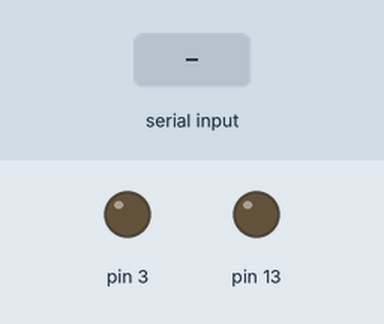
Bench run of a sketch on a simulated Arduino Uno, built with avr-gcc and run on an emulated ATmega328P. Parts: output pins drawn as LEDs (lit = HIGH). The test bench sets the inputs (shaded band).

Above: at 1.2 s.
1.3 s: "1" received over Serial
At 1.46 s:
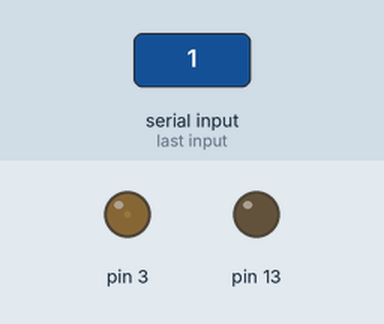
3.1 s: "A" received over Serial
At 3.4 s:
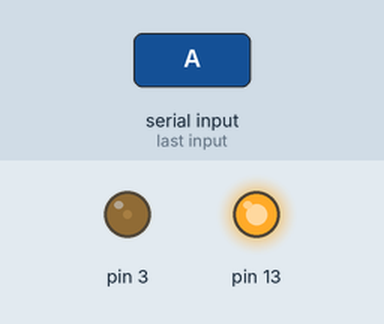
4.6 s: "2" received over Serial
At 7.2 s:
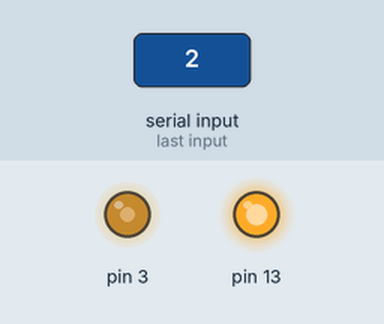
7.6 s: "B" received over Serial
At 8.0 s:
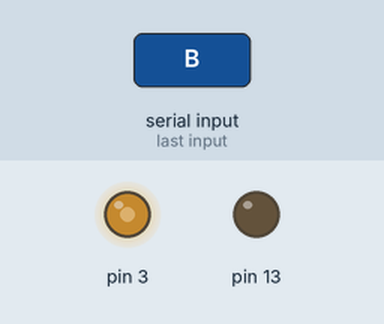
9.1 s: "3" received over Serial
At 11.8 s:
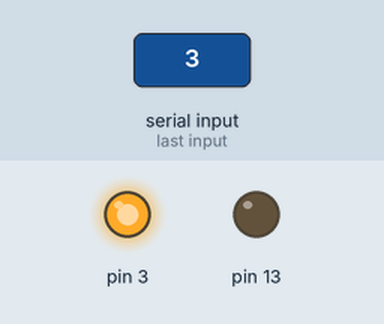
12.1 s: "A" received over Serial
At 12.7 s:
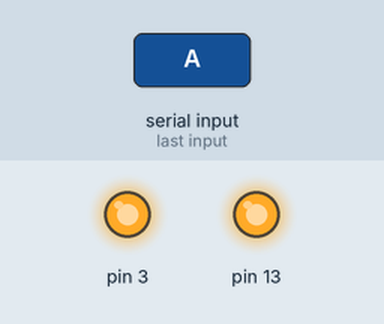
Timing chart, 0 to 14.6 s (numbered marks = the images above; inputs shaded):
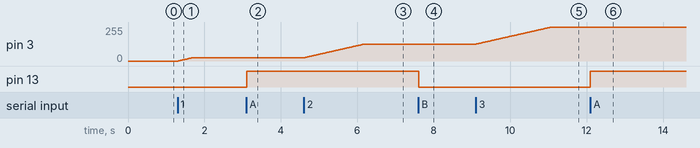

Measured:
- after the input at 1.3 s, pin 3: moves from 0/255 to 25/255 over 0.37 s, starting at once
- after the input at 3.1 s, pin 13: LOW → HIGH at once
- after the input at 4.6 s, pin 3: moves from 25/255 to 127/255 over 1.6 s, starting at once
- after the input at 7.6 s, pin 13: HIGH → LOW at once
- after the input at 9.1 s, pin 3: moves from 127/255 to 255/255 over 2.0 s, starting at once
- after the input at 12.1 s, pin 13: LOW → HIGH at once

The sketch:

multitarea.ino
```cpp
/*Implementación de un sistema multitarea
Metodología:
Loop infinito
Llamado consecutivo de tareas (funciones "run")
Cambio de contexto por interrupción
*/

#include "led.h"
#include "led2.h"
#include "adc.h"

void setup(){
  Serial.begin(9600);
  // tareaInit();
  ledBegin(13);
  led2Begin(3);
  adcBegin(0);
}

void loop(){
  // tareaRun();
  ledRun();
  led2Run();
}

void serialEvent(){
  switch(Serial.read()){
    case 'A':
      ledOn();
      break;
    case 'B':
      ledOff();
      break;
    case 'C':
      getAdc();
      break;
    case '1':
      led2SetDutyCicle(10);
      led2On();
      break;
    case '2':
      led2SetDutyCicle(50);
      led2On();
      break;
    case '3':
      led2SetDutyCicle(100);
      led2On();
      break;
    default:
      break;
  }
}
```

adc.cpp
```cpp
#include "adc.h"

#define  ADC_ESTADO_WAIT  0
#define  ADC_ESTADO_CONVIERTE  1
#define  ADC_ESTADO_ENVIA      2

// parametro
byte adcPin;
float voltaje;
byte adcEstado;

void adcBegin(byte arg_pin){
  adcPin = arg_pin;
  adcEstado =  ADC_ESTADO_WAIT;
}

void adcRun(void){
  switch(adcEstado){
    case ADC_ESTADO_WAIT:
      break;
    case ADC_ESTADO_CONVIERTE:
      voltaje = (float)(analogRead(adcPin)*5.0)/1023;

      adcEstado = ADC_ESTADO_ENVIA;
      break;
    case ADC_ESTADO_ENVIA:
      Serial.print("V= ");
      Serial.print(voltaje);
      Serial.println(" v");

      adcEstado = ADC_ESTADO_WAIT;
      break;
    default:
      break;
  }
}

void getAdc(void){
  adcEstado = ADC_ESTADO_CONVIERTE;
}
```

adc.h
```cpp
#include <arduino.h>

void adcBegin(byte arg_pin);
void adcRun(void);
void getAdc(void);
```

led.cpp
```cpp
// led.cpp
#include "led.h"

// Definición de estados
#define LED_ESTADO_WAIT  0
#define LED_ESTADO_ON    1
#define LED_ESTADO_OFF   2

// parámetros
byte ledPin;
byte ledEstado;

void ledBegin(byte arg_pin){
  ledPin = arg_pin;
  pinMode(ledPin,OUTPUT);
  digitalWrite(ledPin,LOW);

  // IMPORTANTE: inicializar la variable de estado
  ledEstado = LED_ESTADO_WAIT;
}

// Máquina de estados
void ledRun(void){
  switch(ledEstado){
    case LED_ESTADO_WAIT:
      break;
    case LED_ESTADO_ON:
      // algoritmo de la funcionalidad
      digitalWrite(ledPin,HIGH);
      ledEstado = LED_ESTADO_WAIT;
      break;
    case LED_ESTADO_OFF:
      // algoritmo de la funcionalidad
      digitalWrite(ledPin,LOW);
      ledEstado = LED_ESTADO_WAIT;
      break;
    default:
      //
      break;
  }
}

void ledOn(void){
  ledEstado = LED_ESTADO_ON;
}

void ledOff(void){
  ledEstado = LED_ESTADO_OFF;
}
```

led.h
```cpp
// led.h
#include <Arduino.h>

void ledBegin(byte arg_pin);
void ledRun(void);

void ledOn(void);
void ledOff(void);
```

led2.cpp
```cpp
// led.cpp
#include "led2.h"

// Definición de estados
#define LED2_ESTADO_WAIT  0
#define LED2_ESTADO_ON    1
#define LED2_ESTADO_ON    1
#define LED2_ESTADO_OFF   2

// parámetros
byte led2Pin;
byte led2DutyCicle;
byte led2DutyCicleFinal;
signed int delta;

// variables
unsigned int contador; // 0 32 000
#define CNT_MAX 1000

byte led2Estado;

void led2Begin(byte arg_pin){
  led2Pin = arg_pin;
  pinMode(led2Pin,OUTPUT);
  digitalWrite(led2Pin,LOW);

  // IMPORTANTE: inicializar la variable de estado
  led2Estado = LED2_ESTADO_WAIT;
  led2DutyCicle = 0;
}

// Máquina de estados
void led2Run(void){
  switch(led2Estado){
    case LED2_ESTADO_WAIT:
      break;
    case LED2_ESTADO_ON:
      contador++;
      // algoritmo de la funcionalidad
      if(contador>=CNT_MAX){
        led2DutyCicle = led2DutyCicle + delta;
        analogWrite(led2Pin,led2DutyCicle);
        if(led2DutyCicle == led2DutyCicleFinal){
          led2Estado = LED2_ESTADO_WAIT;
        }
        contador=0;
      }
      break;
    case LED2_ESTADO_OFF:
      // algoritmo de la funcionalidad
      analogWrite(led2Pin,0);
      led2Estado = LED2_ESTADO_WAIT;
      break;
    default:
      //
      break;
  }
}

void led2On(void){
  led2Estado = LED2_ESTADO_ON;
}

void led2Off(void){
  led2Estado = LED2_ESTADO_OFF;
}


void led2SetDutyCicle(byte arg_dutycicle){
  // Duty cicle = 0% a 100%
  // analogWrite = 0 255
  // led2DutyCicle = map(arg_dutycicle,0,100,0,255);
  led2DutyCicleFinal = map(arg_dutycicle,0,100,0,255);
  delta = led2DutyCicleFinal -led2DutyCicle;
  if(delta > 0) delta = 1;
  if(delta < 0) delta = -1;
}
```

led2.h
```cpp
// led.h
#include <Arduino.h>

void led2Begin(byte arg_pin);
void led2Run(void);

void led2On(void);
void led2Off(void);
void led2SetDutyCicle(byte arg_dutycicle);
```
